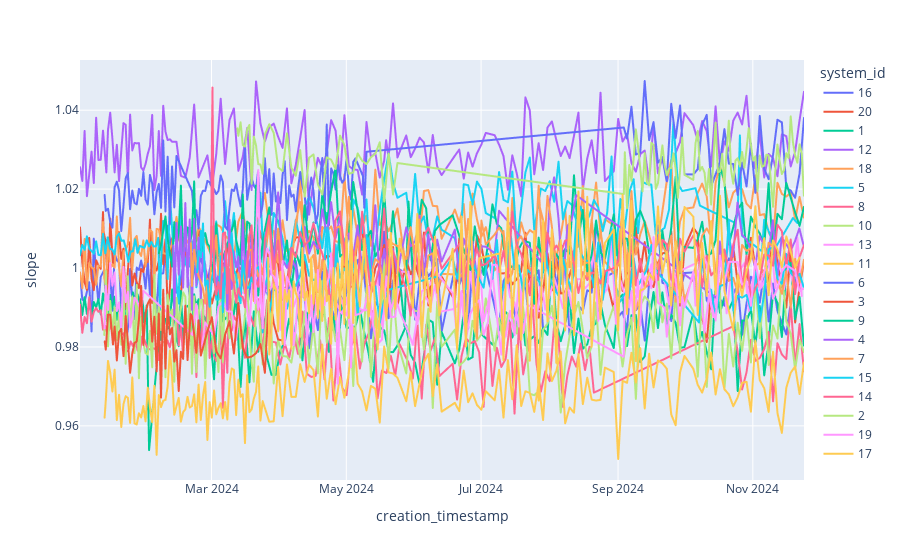
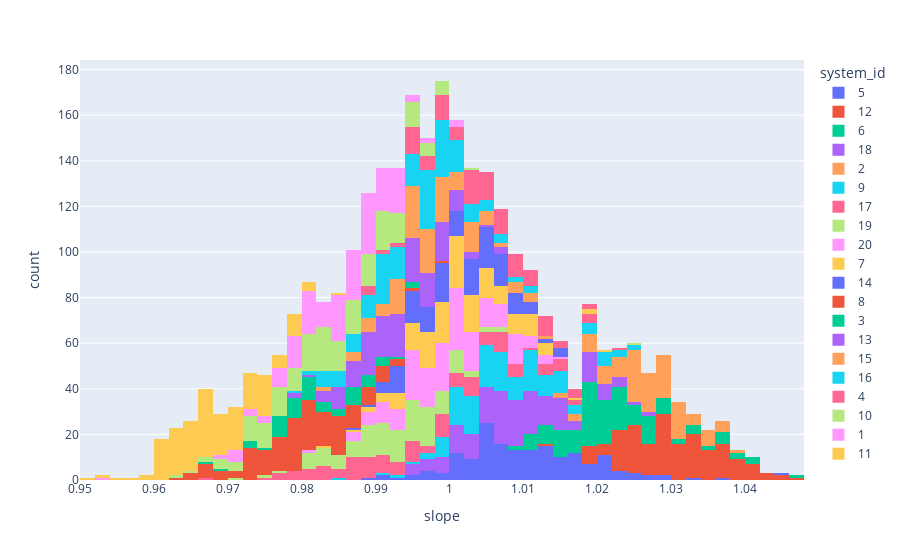
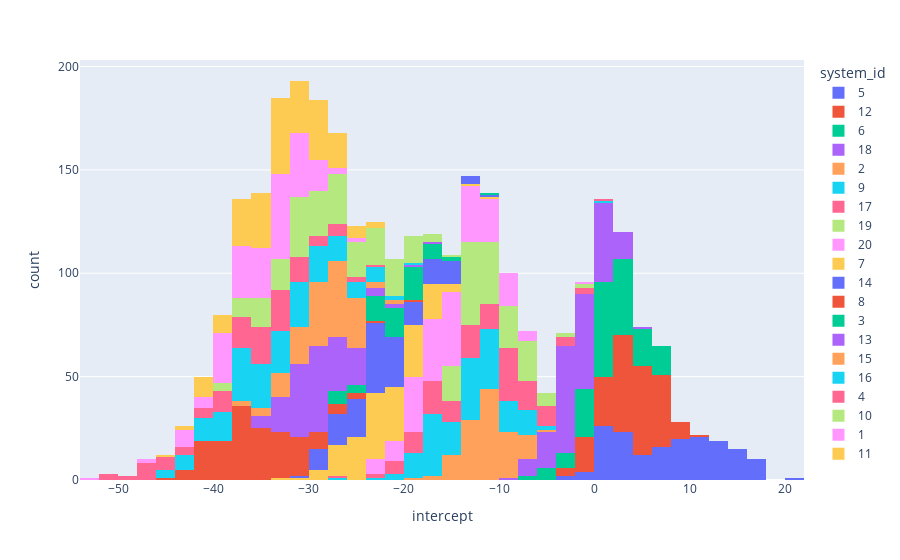

These figures' notebook cell, in order:
### Code cell
fig = px.line(df_slope_intercept.sort("creation_timestamp").filter((pl.col("slope") > 0.7) & (pl.col("slope") < 1.1)), x="creation_timestamp", y = "slope", color = "system_id")
fig.show()
fig = px.histogram(df_slope_intercept.filter((pl.col("slope") > 0.7) & (pl.col("slope") < 1.1)), x="slope", color = "system_id")
fig.show()
fig = px.histogram(df_slope_intercept.filter((pl.col("intercept") < 100) & (pl.col("intercept") > -100)), x="intercept", color = "system_id")
fig.show()
